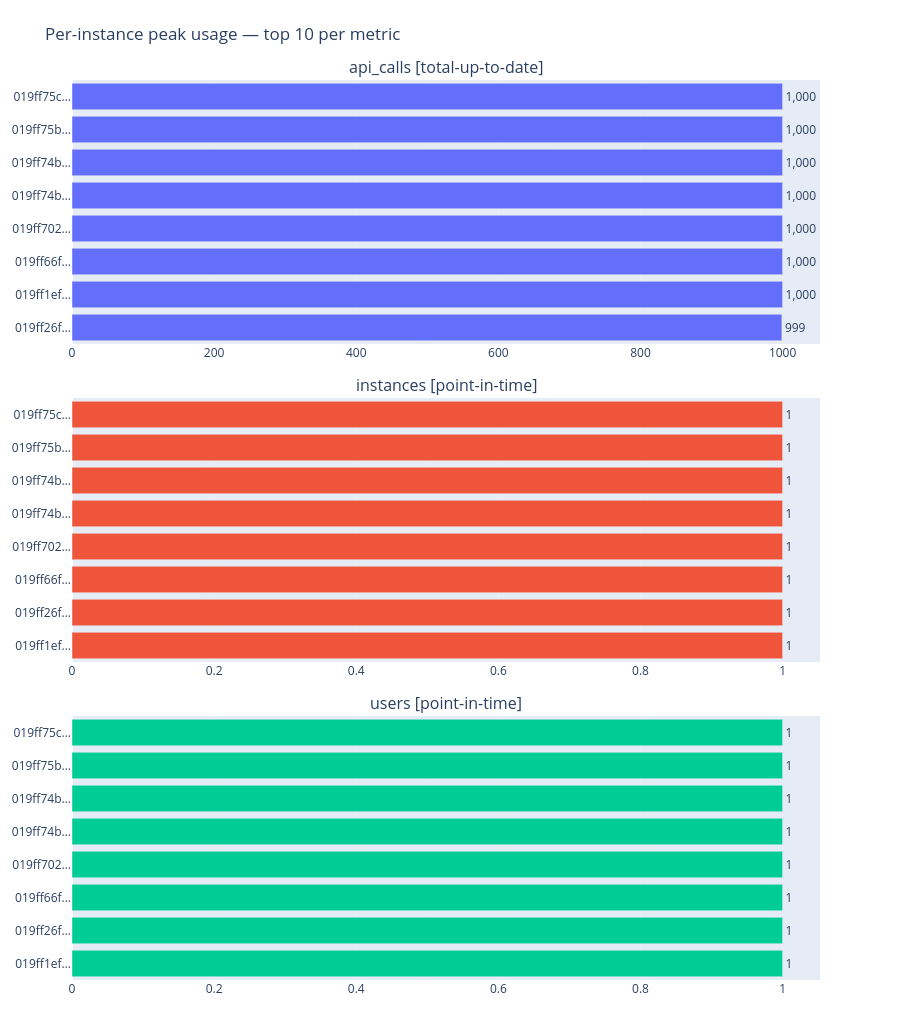

The cell this chart's notebook holds for it:
### Markdown cell above
### Chart Guide

**Purpose:** Identifies the heaviest-consuming instances for each metric.
Each metric has its own subplot with an independent X axis so different units remain readable.

**Chart Attributes**

| | |
|---|---|
| **Chart type** | Faceted horizontal bar (one subplot per metric) |
| **X axis** | Peak usage value — independent scale per metric |
| **Y axis** | Instance ID (top 10 by peak value) |
| **Colour** | One colour per metric subplot |

**Insights:** A single instance dominating the top bar suggests uneven load distribution.
If the same instance tops multiple metrics it is a strong candidate for investigation.

### Code cell
if fig_55 is not None:
    fig_55.show()

### Figure 1 — Plotly figure (JSON) as saved in the notebook; plotly's stock layout.template omitted (floating-point values rounded to 4 significant figures)
{"data": [{"customdata": [["019ff26f-bf20-775f-a7fc-1704500c8fae"], ["019ff1ef-b43c-74e7-b483-d1fa606de79e"], ["019ff66f-45a8-7114-b309-d5fa8fd3a965"], ["019ff702-73fc-7608-9f7c-508c7ca3161f"], ["019ff74b-3438-7737-a1f2-c4bca2f63450"], ["019ff74b-cf0d-77fa-8d80-8a5f4135263e"], ["019ff75b-d8b0-75da-b0d8-5da6c8254df1"], ["019ff75c-0850-71fc-91d1-b7f999237a7b"]], "hovertemplate": "<b>%{customdata[0]}</b><br>Peak: %{x:,.0f}<extra></extra>", "marker": {"color": "#636EFA"}, "orientation": "h", "showlegend": false, "text": ["999", "1,000", "1,000", "1,000", "1,000", "1,000", "1,000", "1,000"], "textposition": "outside", "type": "bar", "x": [999, 1000, 1000, 1000, 1000, 1000, 1000, 1000], "xaxis": "x", "y": ["019ff26f-bf20-775f-a7fc-1704500c8fae", "019ff1ef-b43c-74e7-b483-d1fa606de79e", "019ff66f-45a8-7114-b309-d5fa8fd3a965", "019ff702-73fc-7608-9f7c-508c7ca3161f", "019ff74b-3438-7737-a1f2-c4bca2f63450", "019ff74b-cf0d-77fa-8d80-8a5f4135263e", "019ff75b-d8b0-75da-b0d8-5da6c8254df1", "019ff75c-0850-71fc-91d1-b7f999237a7b"], "yaxis": "y"}, {"customdata": [["019ff1ef-b43c-74e7-b483-d1fa606de79e"], ["019ff26f-bf20-775f-a7fc-1704500c8fae"], ["019ff66f-45a8-7114-b309-d5fa8fd3a965"], ["019ff702-73fc-7608-9f7c-508c7ca3161f"], ["019ff74b-3438-7737-a1f2-c4bca2f63450"], ["019ff74b-cf0d-77fa-8d80-8a5f4135263e"], ["019ff75b-d8b0-75da-b0d8-5da6c8254df1"], ["019ff75c-0850-71fc-91d1-b7f999237a7b"]], "hovertemplate": "<b>%{customdata[0]}</b><br>Peak: %{x:,.0f}<extra></extra>", "marker": {"color": "#EF553B"}, "orientation": "h", "showlegend": false, "text": ["1", "1", "1", "1", "1", "1", "1", "1"], "textposition": "outside", "type": "bar", "x": [1, 1, 1, 1, 1, 1, 1, 1], "xaxis": "x2", "y": ["019ff1ef-b43c-74e7-b483-d1fa606de79e", "019ff26f-bf20-775f-a7fc-1704500c8fae", "019ff66f-45a8-7114-b309-d5fa8fd3a965", "019ff702-73fc-7608-9f7c-508c7ca3161f", "019ff74b-3438-7737-a1f2-c4bca2f63450", "019ff74b-cf0d-77fa-8d80-8a5f4135263e", "019ff75b-d8b0-75da-b0d8-5da6c8254df1", "019ff75c-0850-71fc-91d1-b7f999237a7b"], "yaxis": "y2"}, {"customdata": [["019ff1ef-b43c-74e7-b483-d1fa606de79e"], ["019ff26f-bf20-775f-a7fc-1704500c8fae"], ["019ff66f-45a8-7114-b309-d5fa8fd3a965"], ["019ff702-73fc-7608-9f7c-508c7ca3161f"], ["019ff74b-3438-7737-a1f2-c4bca2f63450"], ["019ff74b-cf0d-77fa-8d80-8a5f4135263e"], ["019ff75b-d8b0-75da-b0d8-5da6c8254df1"], ["019ff75c-0850-71fc-91d1-b7f999237a7b"]], "hovertemplate": "<b>%{customdata[0]}</b><br>Peak: %{x:,.0f}<extra></extra>", "marker": {"color": "#00CC96"}, "orientation": "h", "showlegend": false, "text": ["1", "1", "1", "1", "1", "1", "1", "1"], "textposition": "outside", "type": "bar", "x": [1, 1, 1, 1, 1, 1, 1, 1], "xaxis": "x3", "y": ["019ff1ef-b43c-74e7-b483-d1fa606de79e", "019ff26f-bf20-775f-a7fc-1704500c8fae", "019ff66f-45a8-7114-b309-d5fa8fd3a965", "019ff702-73fc-7608-9f7c-508c7ca3161f", "019ff74b-3438-7737-a1f2-c4bca2f63450", "019ff74b-cf0d-77fa-8d80-8a5f4135263e", "019ff75b-d8b0-75da-b0d8-5da6c8254df1", "019ff75c-0850-71fc-91d1-b7f999237a7b"], "yaxis": "y3"}], "layout": {"annotations": [{"font": {"size": 16}, "showarrow": false, "text": "api_calls [total-up-to-date]", "x": 0.5, "xanchor": "center", "xref": "paper", "y": 1, "yanchor": "bottom", "yref": "paper"}, {"font": {"size": 16}, "showarrow": false, "text": "instances [point-in-time]", "x": 0.5, "xanchor": "center", "xref": "paper", "y": 0.6467, "yanchor": "bottom", "yref": "paper"}, {"font": {"size": 16}, "showarrow": false, "text": "users [point-in-time]", "x": 0.5, "xanchor": "center", "xref": "paper", "y": 0.2933, "yanchor": "bottom", "yref": "paper"}], "height": 1020, "margin": {"b": 40, "l": 20, "r": 80, "t": 80}, "paper_bgcolor": "white", "title": {"text": "Per-instance peak usage — top 10 per metric"}, "xaxis": {"anchor": "y", "domain": [0, 1], "gridcolor": "#eee", "showgrid": true}, "xaxis2": {"anchor": "y2", "domain": [0, 1], "gridcolor": "#eee", "showgrid": true}, "xaxis3": {"anchor": "y3", "domain": [0, 1], "gridcolor": "#eee", "showgrid": true}, "yaxis": {"anchor": "x", "domain": [0.7067, 1], "ticktext": ["019ff26f…", "019ff1ef…", "019ff66f…", "019ff702…", "019ff74b…", "019ff74b…", "019ff75b…", "019ff75c…"], "tickvals": ["019ff26f-bf20-775f-a7fc-1704500c8fae", "019ff1ef-b43c-74e7-b483-d1fa606de79e", "019ff66f-45a8-7114-b309-d5fa8fd3a965", "019ff702-73fc-7608-9f7c-508c7ca3161f", "019ff74b-3438-7737-a1f2-c4bca2f63450", "019ff74b-cf0d-77fa-8d80-8a5f4135263e", "019ff75b-d8b0-75da-b0d8-5da6c8254df1", "019ff75c-0850-71fc-91d1-b7f999237a7b"]}, "yaxis2": {"anchor": "x2", "domain": [0.3533, 0.6467], "ticktext": ["019ff1ef…", "019ff26f…", "019ff66f…", "019ff702…", "019ff74b…", "019ff74b…", "019ff75b…", "019ff75c…"], "tickvals": ["019ff1ef-b43c-74e7-b483-d1fa606de79e", "019ff26f-bf20-775f-a7fc-1704500c8fae", "019ff66f-45a8-7114-b309-d5fa8fd3a965", "019ff702-73fc-7608-9f7c-508c7ca3161f", "019ff74b-3438-7737-a1f2-c4bca2f63450", "019ff74b-cf0d-77fa-8d80-8a5f4135263e", "019ff75b-d8b0-75da-b0d8-5da6c8254df1", "019ff75c-0850-71fc-91d1-b7f999237a7b"]}, "yaxis3": {"anchor": "x3", "domain": [0, 0.2933], "ticktext": ["019ff1ef…", "019ff26f…", "019ff66f…", "019ff702…", "019ff74b…", "019ff74b…", "019ff75b…", "019ff75c…"], "tickvals": ["019ff1ef-b43c-74e7-b483-d1fa606de79e", "019ff26f-bf20-775f-a7fc-1704500c8fae", "019ff66f-45a8-7114-b309-d5fa8fd3a965", "019ff702-73fc-7608-9f7c-508c7ca3161f", "019ff74b-3438-7737-a1f2-c4bca2f63450", "019ff74b-cf0d-77fa-8d80-8a5f4135263e", "019ff75b-d8b0-75da-b0d8-5da6c8254df1", "019ff75c-0850-71fc-91d1-b7f999237a7b"]}}}
